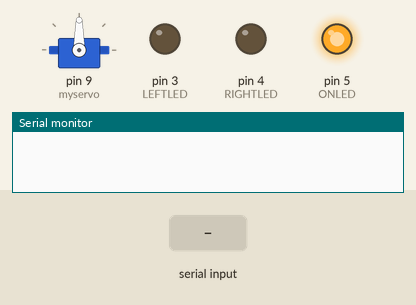
Recording of a sketch running on a simulated Arduino Uno, built with avr-gcc and run on an emulated ATmega328P. Shown: servo, output pins drawn as LEDs (lit = HIGH), the last lines printed to the serial monitor. The test bench sets the inputs (shaded band).

Above: at 1.2 s.
1.3 s: "1" received over Serial
4.3 s: "2" received over Serial
7.3 s: "3" received over Serial
At 8.0 s:
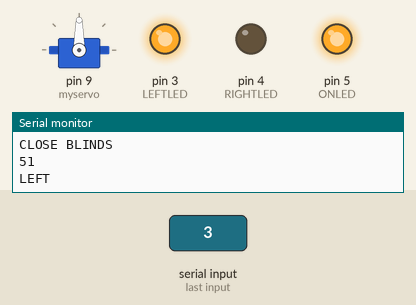
8.8 s: "4" received over Serial
At 9.1 s:
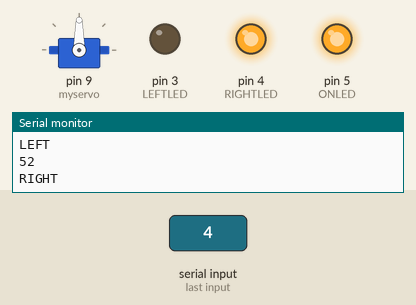
10.3 s: byte 55 (55) received over Serial
At 11.5 s:
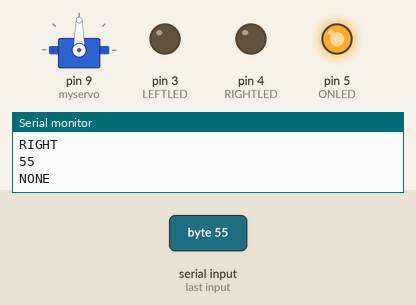
Timing chart, 0 to 12.8 s (numbered marks = the images above; inputs shaded):
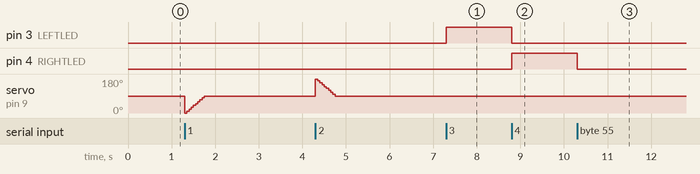

Measured:
- after the input at 7.3 s, pin 3 (LEFTLED): LOW → HIGH at once
- after the input at 8.8 s, pin 3 (LEFTLED): HIGH → LOW at once; pin 4 (RIGHTLED): LOW → HIGH at once
- after the input at 10.3 s, pin 4 (RIGHTLED): HIGH → LOW at once

The sketch:

SlaveDeviceCode.ino
```cpp
#include <Servo.h>
#include <Wire.h>
//#include <SparkFun_APDS9960.h>
//#define button 8
// Pins
//#define APDS9960_INT    2 // Needs to be an interrupt pin
#define LEFTLED 3
#define RIGHTLED 4
#define ONLED 5
// Constants
// Global Variables
//SparkFun_APDS9960 apds = SparkFun_APDS9960();
int isr_flag = 0;
int pos = 0;    // variable to store the servo position
bool UP = true;
bool DOWN = false;
bool ford = true;
bool foru = true;

Servo myservo;
int state = 20;
//int buttonState = 0;

void setup() {
  myservo.attach(9);  // attaches the servo on pin 9 to the servo object
  // Set interrupt pin as input
  //pinMode(APDS9960_INT, INPUT);
  pinMode(LEFTLED, OUTPUT);
  pinMode(RIGHTLED, OUTPUT);
  pinMode(ONLED, OUTPUT);
  digitalWrite(ONLED, HIGH);

  //pinMode(button, INPUT);
  Serial.begin(38400); // Default communication rate of the Bluetooth module

//  Serial.begin(9600);
//  Serial.println();
//  Serial.println(F("--------------------------------"));
//  Serial.println(F("SparkFun APDS-9960 - GestureTest"));
//  Serial.println(F("--------------------------------"));

  // Initialize interrupt service routine
  // attachInterrupt(digitalPinToInterrupt(APDS9960_INT), interruptRoutine, FALLING);
  // Initialize APDS-9960 (configure I2C and initial values)
//  if ( apds.init() ) {
//    Serial.println(F("APDS-9960 initialization complete"));
//  } else {
//    Serial.println(F("Something went wrong during APDS-9960 init!"));
//  }

//  // check input
//  if ( Serial.available() > 0 ) {
//    Serial.println(F("Bluetooth is now running - received!"));
//  } else {
//    Serial.println(F("Something went wrong during transmission init!"));
//  }
}

void loop() {

if (Serial.available() > 0) { // Checks whether data is comming from the serial port
    state = Serial.read(); // Reads the data from the serial port
    Serial.println(state);
    handleGesture(state);
}

//  if ( isr_flag == 1 ) {
//    detachInterrupt(0);
//    handleGesture(state);
//    isr_flag = 0;
//    attachInterrupt(0, interruptRoutine, FALLING);
//  }

//  digitalWrite(LEFTLED, LOW);
//  digitalWrite(RIGHTLED, LOW);
}

void interruptRoutine() {
  isr_flag = 1;
}

void handleGesture(int state) {
   switch ( state ) {
      case 49:  // up
        digitalWrite(LEFTLED, LOW);
        digitalWrite(RIGHTLED, LOW);
        if (foru) {
        Serial.println("OPEN BLINDS");
        for (pos = 0; pos <= 90; pos += 10) // goes from 0 degrees to 180 degrees
        { // in steps of 1 degree
          myservo.write(pos);              // tell servo to go to position in variable 'pos'
          delay(50);                       // waits 15ms for the servo to reach the position
        }}
        foru = false;
        break;
      case 50:   // down
        digitalWrite(LEFTLED, LOW);
        digitalWrite(RIGHTLED, LOW);
        if (ford) {
        Serial.println("CLOSE BLINDS");
        for (pos = 180; pos >= 90; pos -= 10) // goes from 180 degrees to 0 degrees
        {
          myservo.write(pos);              // tell servo to go to position in variable 'pos'
          delay(50);                       // waits 15ms for the servo to reach the position
        }}
        ford = false;
        break;
      case 51:   // left
        ford = true;
        foru = true;
        digitalWrite(RIGHTLED, LOW);
        Serial.println("LEFT");
        digitalWrite(LEFTLED, HIGH);
        delay(100);
        break;
      case 52:   // right
        ford = true;
        foru = true;
        digitalWrite(LEFTLED, LOW);
        Serial.println("RIGHT");
        digitalWrite(RIGHTLED, HIGH);
        delay(100);
        break;
      case 53:   // near
        ford = true;
        foru = true;
        digitalWrite(LEFTLED, LOW);
        digitalWrite(RIGHTLED, LOW);
        Serial.println("NEAR");
        break;
      case 54:   // far
        ford = true;
        foru = true;
        digitalWrite(LEFTLED, LOW);
        digitalWrite(RIGHTLED, LOW);
        Serial.println("FAR");
        break;
      case 55:
        ford = true;
        foru = true;
        digitalWrite(LEFTLED, LOW);
        digitalWrite(RIGHTLED, LOW);
        Serial.println("NONE");
//      default:
//        Serial.println("ERROR");
   }
}
```
